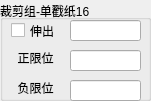
    <widget class="QGroupBox" name="Cylinder_29">
     <property name="geometry">
      <rect>
       <x>410</x>
       <y>340</y>
       <width>151</width>
       <height>101</height>
      </rect>
     </property>
     <property name="title">
      <string>裁剪组-单戳纸16</string>
     </property>
     <property name="alignment">
      <set>Qt::AlignLeading|Qt::AlignLeft|Qt::AlignVCenter</set>
     </property>
     <widget class="QCheckBox" name="check_OpenCylinder_29">
      <property name="geometry">
       <rect>
        <x>11</x>
        <y>21</y>
        <width>61</width>
        <height>19</height>
       </rect>
      </property>
      <property name="sizePolicy">
       <sizepolicy hsizetype="Minimum" vsizetype="Fixed">
        <horstretch>0</horstretch>
        <verstretch>0</verstretch>
       </sizepolicy>
      </property>
      <property name="text">
       <string>伸出</string>
      </property>
     </widget>
     <widget class="QLineEdit" name="lineEdit_CylinderCmd_29">
      <property name="geometry">
       <rect>
        <x>70</x>
        <y>20</y>
        <width>71</width>
        <height>21</height>
       </rect>
      </property>
      <property name="text">
       <string/>
      </property>
     </widget>
     <widget class="QLineEdit" name="lineEdit_CylinderPosStatus_29">
      <property name="geometry">
       <rect>
        <x>70</x>
        <y>50</y>
        <width>71</width>
        <height>21</height>
       </rect>
      </property>
      <property name="text">
       <string/>
      </property>
      <property name="alignment">
       <set>Qt::AlignCenter</set>
      </property>
     </widget>
     <widget class="QLabel" name="label_CylinderPosStatus_29">
      <property name="geometry">
       <rect>
        <x>10</x>
        <y>50</y>
        <width>51</width>
        <height>16</height>
       </rect>
      </property>
      <property name="text">
       <string>正限位</string>
      </property>
      <property name="alignment">
       <set>Qt::AlignCenter</set>
      </property>
     </widget>
     <widget class="QLineEdit" name="lineEdit_CylinderNegStatus_29">
      <property name="geometry">
       <rect>
        <x>70</x>
        <y>80</y>
        <width>71</width>
        <height>21</height>
       </rect>
      </property>
      <property name="text">
       <string/>
      </property>
      <property name="alignment">
       <set>Qt::AlignCenter</set>
      </property>
     </widget>
     <widget class="QLabel" name="label_CylinderNegStatus_29">
      <property name="geometry">
       <rect>
        <x>10</x>
        <y>80</y>
        <width>51</width>
        <height>16</height>
       </rect>
      </property>
      <property name="text">
       <string>负限位</string>
      </property>
      <property name="alignment">
       <set>Qt::AlignCenter</set>
      </property>
     </widget>
    </widget>
